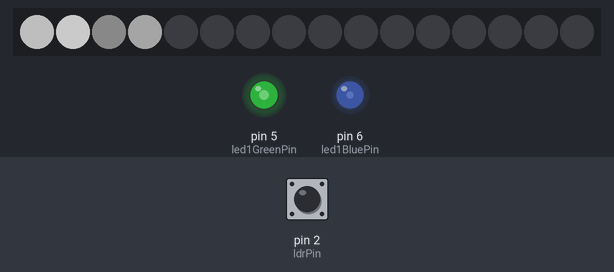
A sketch run on a simulated Arduino Uno, built with avr-gcc and run on an emulated ATmega328P. Parts: 16 RGB LEDs in strip order, left to right, output pins drawn as LEDs (lit = HIGH). The test bench sets the inputs (shaded band); at power-on: pin 2 (ldrPin) LOW. Dim RGB values are drawn brighter than linear; sleep ends after the set time or at an interrupt; the local clock reads 2024-03-15 10:24:30 at power-on unless the sketch sets it; random numbers use the default seed unless the sketch sets one.

Above: at 1.26 s.
1.3 s: pin 2 (ldrPin) driven HIGH
At 2.2 s:
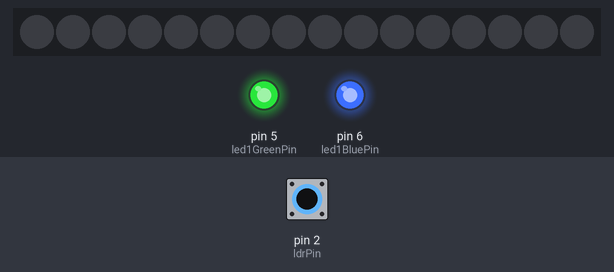
2.8 s: pin 2 (ldrPin) driven LOW
At 2.97 s:
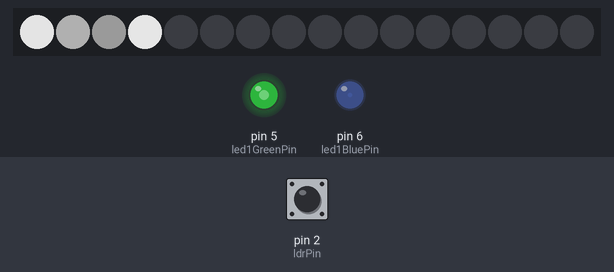
4.7 s: pin 2 (ldrPin) pulsed HIGH 2 times (0.12 s each, 0.3 s apart)
At 5.29 s:
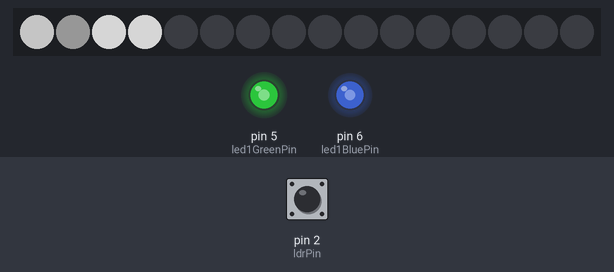
6.9 s: pin 2 (ldrPin) pulsed HIGH 5 times (0.12 s each, 0.3 s apart)
At 11.71 s:
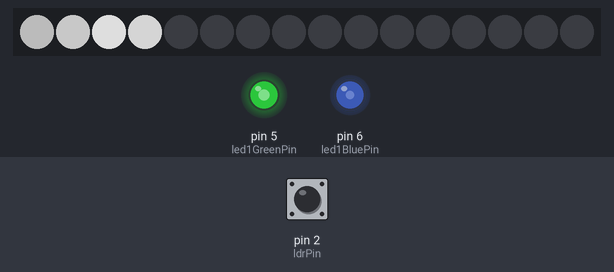
Timing chart, 0 to 26.0 s (numbered marks = the images above; inputs shaded):
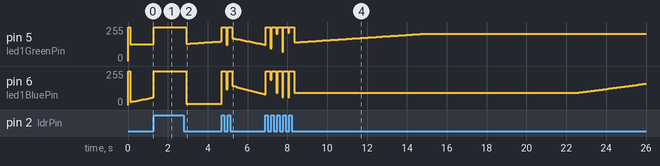

Measured:
- after the input at 1.3 s, pin 5 (led1GreenPin): 125/255 → 255/255 at once
- after the input at 2.8 s, pin 5 (led1GreenPin): 255/255 → 130/255 after 0.12 s, → 131/255 0.10 s later, → 132/255 0.10 s later, → 133/255 0.10 s later, … (18 changes in this stretch); pin 6 (led1BluePin): 255/255 → 8/255 after 0.12 s; the LEDs: change after 0.12 s (image 2)
- after the input at 4.7 s, pin 6 (led1BluePin): ramps from 255/255 to 79/255 and jumps back, once every 0.30 s

The sketch:

Moon_in_my_Room.ino
```cpp
/*
 * Moon_in_my_Room sketch
 *
 * Used http://www.imagitronics.org/projects/rc-moon/ and
 * http://www.instructables.com/id/Arduino-Controlled-Model-Moon-synchronizes-phase-c/
 * as references
 *
 * Get schematic from: https://github.com/mperlman1/Moon-in-my-Room
 *
 * Requires libraries:
 * RTC_DS3231 (https://github.com/mizraith/RTClib)
 * Tlc5940 (https://code.google.com/p/tlc5940arduino/)
 *
 * Assumes that RTC is already set to current date/time
 * The exact setting is mostly irrelevant since this just uses the year/month/day to
 * calculate the phase
 *
 * Basic logic:
 * Turn on when the room is dark
 * Get moon phase based on current date
 * Activate moon segments and scroll through colors
 * Turn off after a period of time or when the room is light
 *
 */

#include <avr/sleep.h>
#include <Wire.h>
#include "Tlc5940.h"
#include <SPI.h>
#include "RTC_DS3231.h"

// uncomment the following line to turn on serial logging
// NOTE: this will likely break the color cycling
//#define DEBUG

RTC_DS3231 RTC;

int led1GreenPin = 5;                // green cathode for LED 1
int led1BluePin = 6;                 // blue cathode for LED 1
int ldrPin = 2;                      // pin for the LDR to sense light in the room

volatile boolean initialized = false;// boolean to indicate that we have just awakened from sleep

long turnOnTime, turnOffTime;        // time (in seconds past the epoch) that the moon turned on and
                                     // when it's planned to turn off to conserve battery

long currentMillis, previousMillis;  // current time (in millis) and time of last time check
long nextColorCycle;                 // time (in millis) when the next color cycle will begin
const int stepDuration = 100;        // duration (in millis) of each cycle step
const int minCycleDuration = 3000;   // minimum color cycle duration (in milliseconds)
const int maxCycleDuration = 8000;   // maximum color cycle duration (in milliseconds)
int cycleSteps, currentCycleStep;    // total cycle steps and current step number
int redTarget[6], greenTarget[6], blueTarget[6];
                                     // target colors for the current color cycle
int currentRed[6], currentGreen[6], currentBlue[6];
                                     // current RGB value
int redStep[6], greenStep[6], blueStep[6];
                                     // step size for each color in current cycle

boolean activeSegments[6];           // array that identifies which segements should be one for this phase

const int minOnTime = 720;           // minimum time to run (in seconds) when the room is dark
const int maxOnTime = 1080;          // maximum time to run (in seconds) when the room is dark
// NOTE: standard Moon in my Room run time appears to be ~30 min


void setup() {
  #ifdef DEBUG
  Serial.begin(9600);                // open serial communications to PC for updates
  #endif

  Wire.begin();                      // begin communication with RTC module
  RTC.begin();
  Tlc.init();

  pinMode(ldrPin, INPUT);
  pinMode(led1GreenPin, OUTPUT);
  pinMode(led1BluePin, OUTPUT);
  analogWrite(led1GreenPin, 255);
  analogWrite(led1BluePin, 255);

  randomSeed(analogRead(0));
}

void loop() {
  if((digitalRead(ldrPin)) || moonIsReadyToSleep()) {          // if ldrPin is high, the room is too bright to operate
    #ifdef DEBUG
    Serial.println("going to sleep");
    #endif
    turnMoonOff();
    delay(10);
    sleepNow();                      // so we sleep to arduino to conserve battery
  }

  if(!initialized) {
    /*
     * This is more or less a setup() function inside the main loop to perform initial
     * housekeeping when the moon wakes up.
     *
     * Basic logic
     * Turn everything off
     * Read the current date
     * Identify the moon phase and determine which segments are active
     * Determine how long to run
     * Initialize the color cycle
     */
    initialized = true;
    turnMoonOff();
    DateTime now = RTC.now();

    #ifdef DEBUG
    Serial.print(now.year(), DEC);
    Serial.print('/');
    Serial.print(now.month(), DEC);
    Serial.print('/');
    Serial.print(now.day(), DEC);
    Serial.print(' ');
    Serial.print(now.hour(), DEC);
    Serial.print(':');
    Serial.print(now.minute(), DEC);
    Serial.print(':');
    Serial.print(now.second(), DEC);
    Serial.println();
    #endif

    setPhase(now.year(), now.month(), now.day());

    turnOnTime = now.unixtime();
    turnOffTime = turnOnTime + random(minOnTime, maxOnTime + 1);

    #ifdef DEBUG
    Serial.print("Turned on: ");
    Serial.println(turnOnTime);
    Serial.print("Plan to turn off: ");
    Serial.println(turnOffTime);
    #endif

    for (int segment = 0; segment < 6; segment++) {
      switch (segment) {
        case 0:
          currentRed[segment] = random(0, 4096);
          currentGreen[segment] = 255 - random(0, 256);
          currentBlue[segment] = 255 - random(0, 256);
          break;
        default:
          currentRed[segment] = random(0, 4096);
          currentGreen[segment] = random(0, 4096);
          currentBlue[segment] = random(0, 4096);
          break;
      }
    }
    establishNextColorCycle();
  }

  if(initialized) {
    updateMoon();
  }

}

void wakeNow() {
  /*
   * Interrupt handler. Only action is to set value of initialized to false.
   */
  initialized = false;
}


void sleepNow() {
  /*
   * Put the moon to sleep. Only wake up when the room goes from light to dark.
   */
    set_sleep_mode(SLEEP_MODE_PWR_DOWN);
    sleep_enable();
    attachInterrupt(digitalPinToInterrupt(ldrPin), wakeNow, FALLING);
    sleep_mode();

    // THE PROGRAM CONTINUES FROM HERE AFTER WAKING UP
    sleep_disable();
    detachInterrupt(digitalPinToInterrupt(2));
    delay(10);
}


void setPhase(int Y, int M, int D) {
  /*
   * caculate the current phase of the moon and set the active segments
   *
   * based on the current date algorithm adapted from Stephen R. Schmitt's
   * Lunar Phase Computation program, originally written in the Zeno
   * programming language (http://home.att.net/~srschmitt/lunarphasecalc.html)
   *
   */
  double AG, IP;
  byte phase;

  long YY, MM, K1, K2, K3, JD;

  // calculate julian date
  YY = Y - floor((12 - M) / 10);
  MM = M + 9;
  if(MM >= 12)
    MM = MM - 12;

  K1 = floor(365.25 * (YY + 4712));
  K2 = floor(30.6 * MM + 0.5);
  K3 = floor(floor((YY / 100) + 49) * 0.75) - 38;

  JD = K1 + K2 + D + 59;
  if(JD > 2299160)
    JD = JD -K3;

  IP = normalize((JD - 2451550.1) / 29.530588853);
  AG = IP*29.53;

  if(AG < 1.20369)
    setActiveSegments(false, false, false, false, false, false);
  else if(AG < 3.61108)
    setActiveSegments(true, false, false, false, false, false);
  else if(AG < 6.01846)
    setActiveSegments(true, true, false, false, false, false);
  else if(AG < 8.42595)
    setActiveSegments(true, true, true, false, false, false);
  else if(AG < 10.83323)
    setActiveSegments(true, true, true, true, false, false);
  else if(AG < 13.24062)
    setActiveSegments(true, true, true, true, true, false);
  else if(AG < 15.64800)
    setActiveSegments(true, true, true, true, true, true);
  else if(AG < 18.05539)
    setActiveSegments(false, true, true, true, true, true);
  else if(AG < 20.46277)
    setActiveSegments(false, false, true, true, true, true);
  else if(AG < 22.87016)
    setActiveSegments(false, false, false, true, true, true);
  else if(AG < 25.27754)
    setActiveSegments(false, false, false, false, true, true);
  else if(AG < 27.68493)
    setActiveSegments(false, false, false, false, false, true);
  else
    setActiveSegments(false, false, false, false, false, false);
}

double normalize(double v) {           // normalize moon calculation between 0-1
    v = v - floor(v);
    if (v < 0)
        v = v + 1;
    return v;
}

void updateMoon() {
  currentMillis = millis();

  #ifdef DEBUG
  Serial.print("Current: ");
  Serial.println(currentMillis);
  Serial.print("Previous: ");
  Serial.println(previousMillis);
  #endif

  if((currentMillis - previousMillis) < stepDuration) return;

  previousMillis = currentMillis;

  #ifdef DEBUG
  Serial.print("Current Millis: ");
  Serial.println(currentMillis);
  Serial.print("Next Cycle Start: ");
  Serial.println(nextColorCycle);
  Serial.print("Current Cycle Step: ");
  Serial.println(currentCycleStep);
  Serial.print("Cycle Steps: ");
  Serial.println(cycleSteps);
  #endif

  if ((currentCycleStep == cycleSteps) || (currentMillis >= nextColorCycle))
    establishNextColorCycle();

  for (int segment = 0; segment < 6; segment++) {
    currentRed[segment] += redStep[segment];
    currentGreen[segment] += greenStep[segment];
    currentBlue[segment] += blueStep[segment];
  }
  currentCycleStep++;

  #ifdef DEBUG
  Serial.print("Cycle Step: ");
  Serial.println(currentCycleStep);
  #endif

  for (int segment = 5; segment >=0; segment--) {
    #ifdef DEBUG
    Serial.print("Segment: ");
    Serial.println(segment);
    #endif
    if (activeSegments[segment] == false) continue;
    switch (segment) {
    case 0:
      #ifdef DEBUG
      Serial.print("Adjusting segment: ");
      Serial.println(segment);
      #endif
      Tlc.set(0, currentRed[segment]);
      analogWrite(led1GreenPin, currentGreen[segment]);
      analogWrite(led1BluePin, currentBlue[segment]);
      break;
    case 1:
      #ifdef DEBUG
      Serial.print("Adjusting segment: ");
      Serial.println(segment);
      #endif
      Tlc.set(1, currentRed[segment]);
      Tlc.set(2, currentGreen[segment]);
      Tlc.set(3, currentBlue[segment]);
      break;
    case 2:
      #ifdef DEBUG
      Serial.print("Adjusting segment: ");
      Serial.println(segment);
      #endif
      Tlc.set(4, currentRed[segment]);
      Tlc.set(5, currentGreen[segment]);
      Tlc.set(6, currentBlue[segment]);
      break;
    case 3:
      #ifdef DEBUG
      Serial.print("Adjusting segment: ");
      Serial.println(segment);
      #endif
      Tlc.set(7, currentRed[segment]);
      Tlc.set(8, currentGreen[segment]);
      Tlc.set(9, currentBlue[segment]);
      break;
    case 4:
      #ifdef DEBUG
      Serial.print("Adjusting segment: ");
      Serial.println(segment);
      #endif
      Tlc.set(10, currentRed[segment]);
      Tlc.set(11, currentGreen[segment]);
      Tlc.set(12, currentBlue[segment]);
      break;
    case 5:
      #ifdef DEBUG
      Serial.print("Adjusting segment: ");
      Serial.println(segment);
      #endif
      Tlc.set(13, currentRed[segment]);
      Tlc.set(14, currentGreen[segment]);
      Tlc.set(15, currentBlue[segment]);
      break;
    }
  }
  Tlc.update();
}

void turnMoonOff() {
  Tlc.clear();
  Tlc.update();
  digitalWrite(led1GreenPin, HIGH);
  digitalWrite(led1BluePin, HIGH);
}

boolean moonIsReadyToSleep() {
  /*
   * Determine if the moon is ready to sleep
   *
   * Don't evaluate if the moon isn't initialized
   *
   * Possible turn off conditions:
   * Moon has been on long enough
   * New moon (nothing is lit up so conserve energy and sleep)
   *
   */
  if(!initialized) return false;
  DateTime now = RTC.now();
  if(turnOffTime < now.unixtime()) return true;
  if((activeSegments[0] == false) && (activeSegments[1] == false) &&
     (activeSegments[2] == false) && (activeSegments[3] == false) &&
     (activeSegments[4] == false) && (activeSegments[5] == false)) return true;
  return false;
}

void setActiveSegments(boolean first, boolean second, boolean third, boolean fourth, boolean fifth, boolean sixth) {
  activeSegments[0] = first;
  activeSegments[1] = second;
  activeSegments[2] = third;
  activeSegments[3] = fourth;
  activeSegments[4] = fifth;
  activeSegments[5] = sixth;
}

void establishNextColorCycle() {
  currentMillis = millis();
  previousMillis = currentMillis;
  nextColorCycle = currentMillis + random(minCycleDuration, maxCycleDuration + 1);
  currentCycleStep = 0;
  cycleSteps = (nextColorCycle - currentMillis) / stepDuration;

  for (int segment = 0; segment < 6; segment++) {
    switch(segment) {
      case 0:
        redTarget[segment] = random(0, 4096);
        greenTarget[segment] = 255 - random(0, 256);
        blueTarget[segment] = 255 - random(0, 256);
        break;
      default:
        redTarget[segment] = random(0, 4096);
        greenTarget[segment] = random(0, 4096);
        blueTarget[segment] = random(0, 4096);
        break;
    }
    redStep[segment] = (redTarget[segment] - currentRed[segment]) / cycleSteps;
    greenStep[segment] = (greenTarget[segment] - currentGreen[segment]) / cycleSteps;
    blueStep[segment] = (blueTarget[segment] - currentBlue[segment]) / cycleSteps;
  }

  #ifdef DEBUG
  Serial.print("Current millis: ");
  Serial.println(currentMillis);
  Serial.print("Next cycle start: ");
  Serial.println(nextColorCycle);
  Serial.print("Steps in cycle: ");
  Serial.println(cycleSteps);
  #endif
}
```
